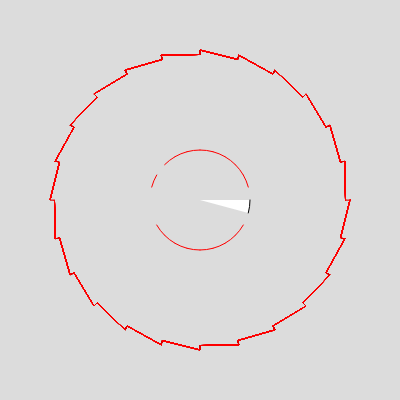
Frame 1 (no input)
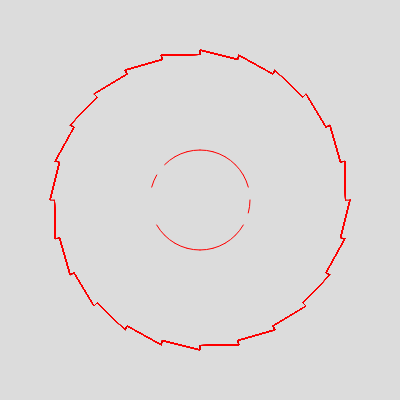
Frame 60 (no input)
Frame 120 (the mouse pressed at the canvas centre since frame 60): identical to frame 60, image omitted

The p5.js sketch that drew these frames (run headless with seeded random() and noise() and a simulated clock; from frame 60 on, the mouse is pressed at the canvas centre):

// p5.js sketch
// ── sketch.js
let day1 = [
  0,
  2,
  0,
  0,
  0,
  0,
  0,
  0,
  0,
  0,
  2,
  2,
  2,
  0,
  1,
  0,
  0,
  0,
  0,
  0,
  0,
  0,
  0,
  1,
  1,
];

let graphX = 50;
let graphY = 200;
let graphAmplitude = 10;
let graphPeriod = 70;
//////^^ controls height
/////////////////////////////////////
let circleX = 200;
let circleY = 200;
let circleRadius = 100;

function setup() {
  createCanvas(400, 400);
}

function draw() {
  background(220);
  let angle = PI / 12;

  for (i = 0; i < 25; i++) {
    if (day1[i] == 0) {
      arc(200, 200, 100, 100, (PI / 12) * i, (PI / 12) * i + PI / 12);
    } else {
    }

    noFill();
    stroke("red");

    beginShape();
    for (let c = 0; c <= TWO_PI + QUARTER_PI / 12; c += PI/12) {
      for (let t = PI/24; t <= TWO_PI + PI/24; t+= 0.01) {
        let x = map(t, 0, 100, graphX, graphX + graphPeriod);
        let y = graphY - graphAmplitude * sin(t);
        let distance = dist(circleX, circleY, x, y);
        // console.log(distance);
        let pointX = circleX + distance * cos(c);
        let pointY = circleY - distance * sin(c);
        vertex(pointX, pointY);
      }
    }

    endShape();
    // beginShape();
    // for (let t = 0; t <= 50; t++) {
    //   let x = map(t, 0, 50, graphX, graphX + graphPeriod);
    //   let y = graphY - graphAmplitude * sin(t);
    //   vertex(x, y);
    // }
    // endShape();
  }
}
